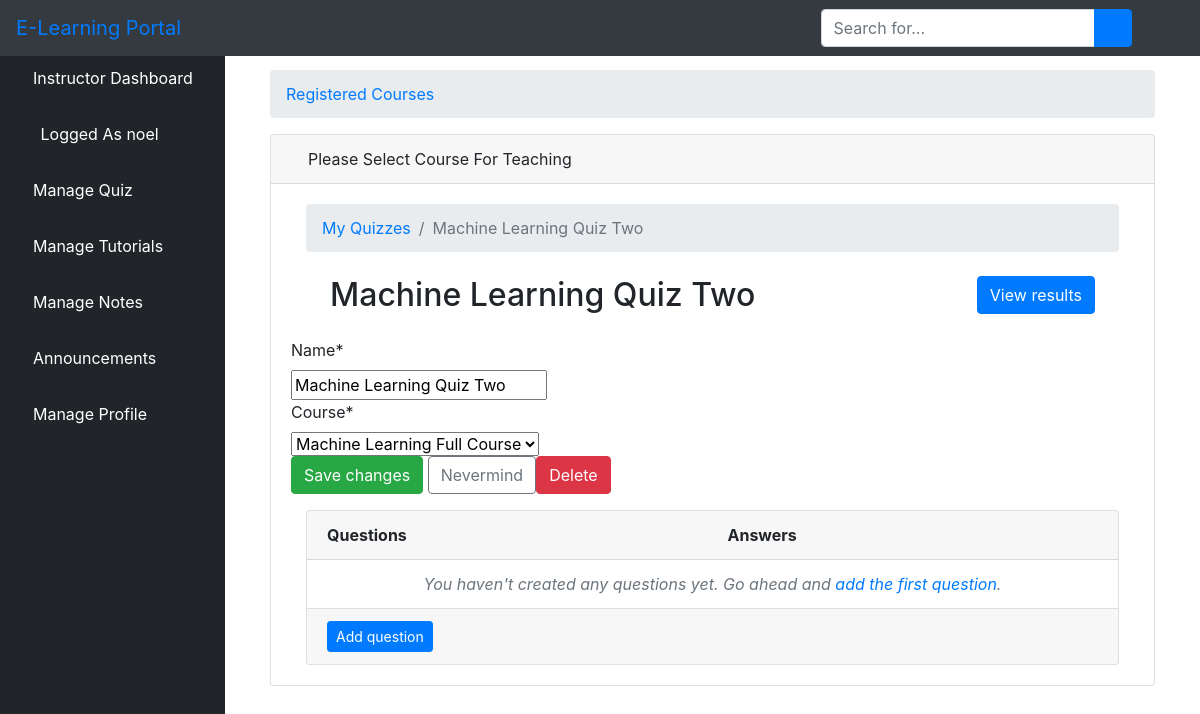
Screenshot of /quizupdate/15/ (signed in) with the database file from the repository.
### elearn/models.py (models this page shows, shortened)
class User(AbstractUser):
    is_learner = models.BooleanField(default=False)
    is_instructor = models.BooleanField(default=False)
    is_admin = models.BooleanField(default=False)

class Quiz(models.Model):
    owner = models.ForeignKey(User, on_delete=models.CASCADE, related_name='quizzes')
    name = models.CharField(max_length=255)
    course = models.ForeignKey(Course, on_delete=models.CASCADE, related_name='quizzes')

class Course(models.Model):
    name = models.CharField(max_length=30)
    color = models.CharField(max_length=7, default='#007bff')
    def __str__(self):
        return self.name

### elearn/views.py (the view, shortened to what this page needs)
# urls.py: path('quizupdate/<int:pk>/', views.QuizUpdateView.as_view(), name='quiz_change'),
class QuizUpdateView(UpdateView):
    model = Quiz
    fields = ('name', 'course', )
    context_object_name = 'quiz'
    template_name = 'dashboard/instructor/quiz_change_form.html'
    def get_context_data(self, **kwargs):
        kwargs['questions'] = self.get_object().questions.annotate(answers_count=Count('answers'))
        return super().get_context_data(**kwargs)
    def get_queryset(self):
        return self.request.user.quizzes.all()

### elearn/templates/dashboard/instructor/quiz_change_form.html (shortened to what this page needs)
{% extends 'dashboard/instructor/base.html' %}
{% load crispy_forms_tags %}
{% block body %}
<div class="container-fluid">
        <div class="row">
          <div class="col-12 mb-3">
          <div class="col-12 mb-3">
                <div id="content-wrapper" style="padding-top: 20px">
        <div class="container-fluid">
            <ol class="breadcrumb">
                <li class="breadcrumb-item">
                    <a href="">Registered Courses</a>
                </li>
            </ol>
            <div class="card mb-3">
                <div class="card-header">
                    <i class="fas fa-table text-primary"></i>
                    Please Select Course For Teaching
                </div>
                <div class="card-body">
  <div class="col-sm-12">
    <nav aria-label="breadcrumb">
    <ol class="breadcrumb">
      <li class="breadcrumb-item"><a href="{% url 'quiz_change_list' %}">My Quizzes</a></li>
      <li class="breadcrumb-item active" aria-current="page">{{ quiz.name }}</li>
    </ol>
  </nav>
  <h2 class="m-4">
    {{ quiz.name }}
    <a href="{% url 'quiz_results' quiz.pk %}" class="btn btn-primary float-right">View results</a>
  </h2>
  <div class="row mb-3">
      <form method="post" novalidate>
        {{ form|crispy }}
        <button type="submit" class="btn btn-success">Save changes</button>
        <a href="{% url 'quiz_change_list' %}" class="btn btn-outline-secondary" role="button">Nevermind</a>
        <a href="{% url 'quiz_delete' quiz.pk %}" class="btn btn-danger float-right">Delete</a>
      </form>
      <br>
    </div>
       <div class="card">
    <div class="card-header">
      <div class="row">
        <div class="col-sm-6">
          <strong>Questions</strong>
        </div>
        <div class="col-sm-6">
          <strong>Answers</strong>
        </div>
      </div>
    </div>
    <div class="list-group list-group-flush list-group-formset">
      {% for question in questions %}
        <div class="list-group-item">
          <div class="row">
            <div class="col-10">
              <a href="{% url 'question_change' quiz.pk question.pk %}">{{ question.text }}</a>
            </div>
            <div class="col-sm-8">
              {{ question.answers_count }}
            </div>
          </div>
        </div>
      {% empty %}
        <div class="list-group-item text-center">
          <p class="text-muted font-italic mb-0">You haven't created any questions yet. Go ahead and <a href="{% url 'question_add' quiz.pk %}">add the first question</a>.</p>
        </div>
      {% endfor %}
    </div>
    <div class="card-footer">
      <a href="{% url 'question_add' quiz.pk %}" class="btn btn-primary btn-sm">Add question</a>
    </div>
  </div>
    </div>
  </div>
        </div>
    </div>
                </div>
            </div>
        </div>
    </div>
{% endblock body %}

### elearn/templates/dashboard/instructor/base.html (shortened to what this page needs)
<!DOCTYPE html>
<html lang="en">
<head>
    {% load static %}
    <link href="{% static 'vendor/fontawesome-free/css/all.min.css' %}" rel="stylesheet" type="text/css">
    <link href="{% static 'vendor/datatables/dataTables.bootstrap4.css' %}" rel="stylesheet">
    <link href="{% static 'css/sb-admin.css' %}" rel="stylesheet">
</head>
<body id="page-top">
<nav class="navbar navbar-expand navbar-dark bg-dark fixed-top">
    <a class="navbar-brand mr-1 text-primary" href="">E-Learning Portal</a>
    <button class="btn btn-link btn-sm text-white order-1 order-sm-0" id="sidebarToggle" href="#">
        <i class="fas fa-bars"></i>
    </button>
    <form class="d-none d-md-inline-block form-inline ml-auto mr-0 mr-md-3 my-2 my-md-0">
        <div class="input-group">
            <input type="text" class="form-control" placeholder="Search for..." aria-label="Search" aria-describedby="basic-addon2">
            <div class="input-group-append">
                <button class="btn btn-primary" type="button">
                    <i class="fas fa-search"></i>
                </button>
            </div>
        </div>
    </form>
    <ul class="navbar-nav ml-auto ml-md-0">
        <li class="nav-item dropdown no-arrow">
            <a class="nav-link dropdown-toggle" href="#" id="userDropdown" role="button" data-toggle="dropdown" aria-haspopup="true" aria-expanded="false">
                <i class="fas fa-user-circle fa-fw text-primary"></i>
            </a>
        </li>
    </ul>
</nav>
<div id="wrapper" style="padding-top: 50px;">
<ul class="sidebar navbar-nav">
    <li class="nav-item active">
        <a class="nav-link" href="{% url 'instructor' %}">
         <i class="fa fa-home" aria-hidden="true"></i>
            <span>Instructor Dashboard</span>
        </a>
    </li>
    <li class="nav-item active">
        <a class="nav-link" href="">
            <i class="fas fa-user-circle fa-fw text-primary"></i>
            <span>Logged As {{ user.username }}</span>
        </a>
    </li>
    <li class="nav-item dropdown no-arrow">
                            <a class="nav-link dropdown-toggle" data-toggle="dropdown" aria-haspopup="true" aria-expanded="false" href="">
          <i class="fa fa-th-list" aria-hidden="true"></i>
            <span style="color: white">Manage Quiz</span>
        </a>
        </li>
         <li class="nav-item dropdown no-arrow">
                            <a class="nav-link dropdown-toggle" data-toggle="dropdown" aria-haspopup="true" aria-expanded="false" href="">
            <i class="fas fa-book-reader" aria-hidden="true"></i>
             <span style="color: white">Manage Tutorials</span>
        </a>
        </li>
         <li class="nav-item">
        <a class="nav-link" href="{% url 'lnotes' %}">
            <i class="fas fa-pen" aria-hidden="true"></i>
            <span style="color: white">Manage Notes</span>
        </a>
    </li>
    <li class="nav-item dropdown no-arrow">
                            <a class="nav-link dropdown-toggle" data-toggle="dropdown" aria-haspopup="true" aria-expanded="false" href="">
        <i class="fas fa-bell"></i>
            <span style="color: white">Announcements</span>
        </a>
        </li>
     <li class="nav-item dropdown no-arrow">
                            <a class="nav-link dropdown-toggle" data-toggle="dropdown" aria-haspopup="true" aria-expanded="false" href="">
            <i class="fas fa-user text-default"></i>
            <span style="color: white">Manage Profile</span>
        </a>
        </li>
</ul>
    {% block body %}{% endblock %}
</div>

### rows the page displays
User: username "noel"
Quiz: name "Machine Learning Quiz Two", course "Machine Learning Full Course"
